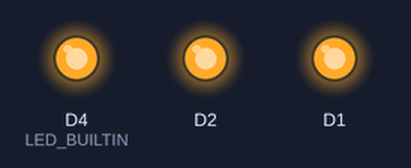
Simulated run of this sketch. Board: ESP8266 (NodeMCU). Parts: output pins drawn as LEDs (lit = HIGH, except the on-board LED, lit = LOW). WiFi joins after 1.5 s; servers stay silent unless stated; no MQTT or app messages arrive unless stated; what the sketch prints to the serial monitor is not drawn.

Above: at 1.6 s.
Timing chart, 0 to 3.1 s (numbered marks = the images above):
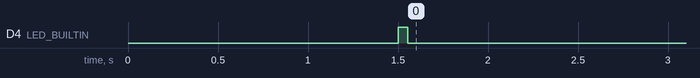

Measured:
- by itself, D4 (LED_BUILTIN): LOW → HIGH at 1.5 s, → LOW 0.05 s later

The sketch:

AI_control_2_relay.ino
```cpp
#include <ESP8266WiFi.h>
#include "Adafruit_MQTT.h"
#include "Adafruit_MQTT_Client.h"

#define WIFI_SSID "Hoang Huy"
#define WIFI_PASS "0905547819"

#define MQTT_SERV "io.adafruit.com"
#define MQTT_PORT 1883
#define MQTT_NAME "dotranbinh"
#define MQTT_PASS "aio_GvxM8025ZmnaGGlaKmUdLG7ChhLL"

//Set up MQTT and WiFi clients
WiFiClient client;
Adafruit_MQTT_Client mqtt(&client, MQTT_SERV, MQTT_PORT, MQTT_NAME, MQTT_PASS);

//Set up the feed you're subscribing to
Adafruit_MQTT_Subscribe num1 = Adafruit_MQTT_Subscribe(&mqtt, MQTT_NAME "/f/đèn 1");
Adafruit_MQTT_Subscribe num2 = Adafruit_MQTT_Subscribe(&mqtt, MQTT_NAME "/f/đèn 2");

void setup()
{
  Serial.begin(115200);
  pinMode(D1, OUTPUT);pinMode(D2, OUTPUT);
  digitalWrite(D1, HIGH);
  digitalWrite(D2, HIGH);
  //Connect to WiFi
  Serial.print("\n\nKết nối Wifi... ");
  WiFi.begin(WIFI_SSID, WIFI_PASS);
  while (WiFi.status() != WL_CONNECTED)
  {
    delay(500);
  }

  Serial.println("OK!");

  //Subscribe to the onoff feed
  mqtt.subscribe(&num1);  mqtt.subscribe(&num2);

  pinMode(LED_BUILTIN, OUTPUT);
}

void loop()
{
  MQTT_connect();

  //Read from our subscription queue until we run out, or
  //wait up to 5 seconds for subscription to update
  Adafruit_MQTT_Subscribe * subscription;
  while ((subscription = mqtt.readSubscription(5000)))
  {
    //If we're in here, a subscription updated...
    if (subscription == &num1)
    {
      //Print the new value to the serial monitor
      Serial.print("Trạng thái 1: ");
      Serial.println((char*) num1.lastread);

      //If the new value is  "ON", turn the light on.
      //Otherwise, turn it off.
      if (!strcmp((char*) num1.lastread, "ON"))
      {
        //Active low logic
        digitalWrite(D1, LOW);
      }
      else
      {
        digitalWrite(D1, HIGH);
      }
    }
    if (subscription == &num2)
    {
      //Print the new value to the serial monitor
      Serial.print("Trạng thái 2: ");
      Serial.println((char*) num2.lastread);

      //If the new value is  "ON", turn the light on.
      //Otherwise, turn it off.
      if (!strcmp((char*) num2.lastread, "ON"))
      {
        //Active low logic
        digitalWrite(D2, LOW);
      }
      else
      {
        digitalWrite(D2, HIGH);
      }
    }
  }

  // ping the server to keep the mqtt connection alive
  if (!mqtt.ping())
  {
    mqtt.disconnect();
  }
}

void MQTT_connect()
{
  int8_t ret;

  // Stop if already connected.
  if (mqtt.connected())
  {
    return;
  }
  digitalWrite(LED_BUILTIN, HIGH);
  Serial.print("Connecting to MQTT... ");

  uint8_t retries = 3;
  while ((ret = mqtt.connect()) != 0) // connect will return 0 for connected
  {
       Serial.println(mqtt.connectErrorString(ret));
       Serial.println("Kết nối lại trong 5s...");
       mqtt.disconnect();
       delay(5000);  // wait 5 seconds
       retries--;
       if (retries == 0)
       {
         // basically die and wait for WDT to reset me
         while (1);
       }
  }
  Serial.println("MQTT Connected!");digitalWrite(LED_BUILTIN, LOW);
}
```
